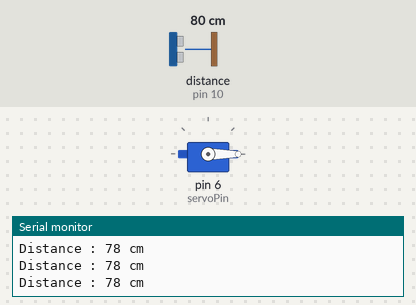
Bench run of a sketch on a simulated Arduino Uno, built with avr-gcc and run on an emulated ATmega328P. Shown: servo, the last lines printed to the serial monitor. Wiring (inferred from the names in the program): ultrasonic range finder: trigger pin 9; echo pin 10. The test bench sets the inputs (shaded band); at power-on: distance to the obstacle (sensor on pin 10) 80 cm. The echo pulse lasts 58.3 µs per cm.

Above: at 1.2 s.
1.3 s: distance to the obstacle (sensor on pin 10) set to 24 cm
4.3 s: distance to the obstacle (sensor on pin 10) set to 20 cm
At 5.5 s:
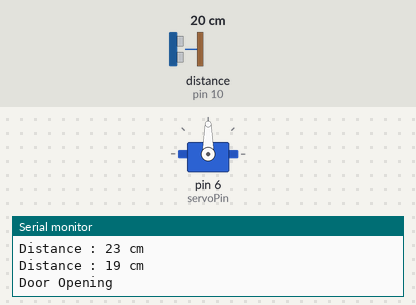
Timing chart, 0 to 11.8 s (numbered marks = the images above; inputs shaded):
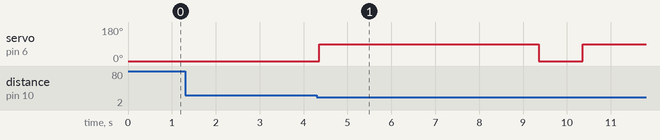

Measured:
- the behaviour switches between 22 and 21 cm on distance to the obstacle (sensor on pin 10) (found by bisection; images 0 and 1)
- after the input at 4.3 s, servo on pin 6 (servoPin): 0° → 90° after 0.05 s, → 0° 5.0 s later, → 90° 1.0 s later

The sketch:

smart_door_locker.ino
```cpp
#include <Servo.h>

Servo doorServo;

const int trigPin = 9;
const int echoPin = 10;
const int servoPin = 6;

long duration;
int distance;

void setup()
{
  pinMode(trigPin, OUTPUT);
  pinMode(echoPin, INPUT);

  doorServo.attach(servoPin);

  doorServo.write(0);
  Serial.begin(9600);

}
void loop()
{
  digitalWrite(trigPin,LOW);
  delayMicroseconds(2);

  digitalWrite(trigPin,HIGH);
  delayMicroseconds(10);

  digitalWrite(trigPin,LOW);

  duration = pulseIn(echoPin,HIGH);
  distance = duration * 0.034/2;

  Serial.print("Distance : ");
  Serial.print(distance);
  Serial.println(" cm");

  if (distance > 0 && distance <= 20)
  {
    Serial.println("Door Opening");
    doorServo.write(90);
    delay(5000);

    Serial.println("Door Closing");


    doorServo.write(0);
    delay(1000);
  }

}
```
